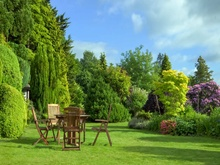
%> input picture FourierTransform/garden.jpg, 220 x 165 px, shrunk from 800 x 600 before the run
$ octave biaschk.m   (GNU Octave 9; MATLAB toolbox functions it lacks are replaced by stand-ins)
%> lines starting %> are read from the running program, lines starting %| are printed output that depends on the picture
clear all
close all
I=imread('garden.jpg');
%> I is the input picture: size 165x220x3 uint8; mean R, G, B 107.6, 138, 89.8
I = rgb2gray(I);
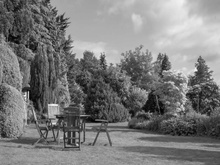
%> I: size 165x220 uint8; min 1, max 247, mean 123.4
index1 = 0;
index2 = 0;
%figure; image(I);colormap(gray);axis off
F = zeros(5,5);
%k = -1;l =2
for k=-2:1:2

    for l = -2:1:2
for a = 1:1:10
    for b = 1:1:10
         F(a,b) = exp((-i*2*pi)*(k*a/10+l*b/10));%
    end
end
% % figure;
% % imagesc(abs(log2(F)));colormap('gray');axis off;
index2=index2+1;
subplot(5,5,index2);
imagesc(abs(log2(F)));colormap('gray');axis off;

    end
end
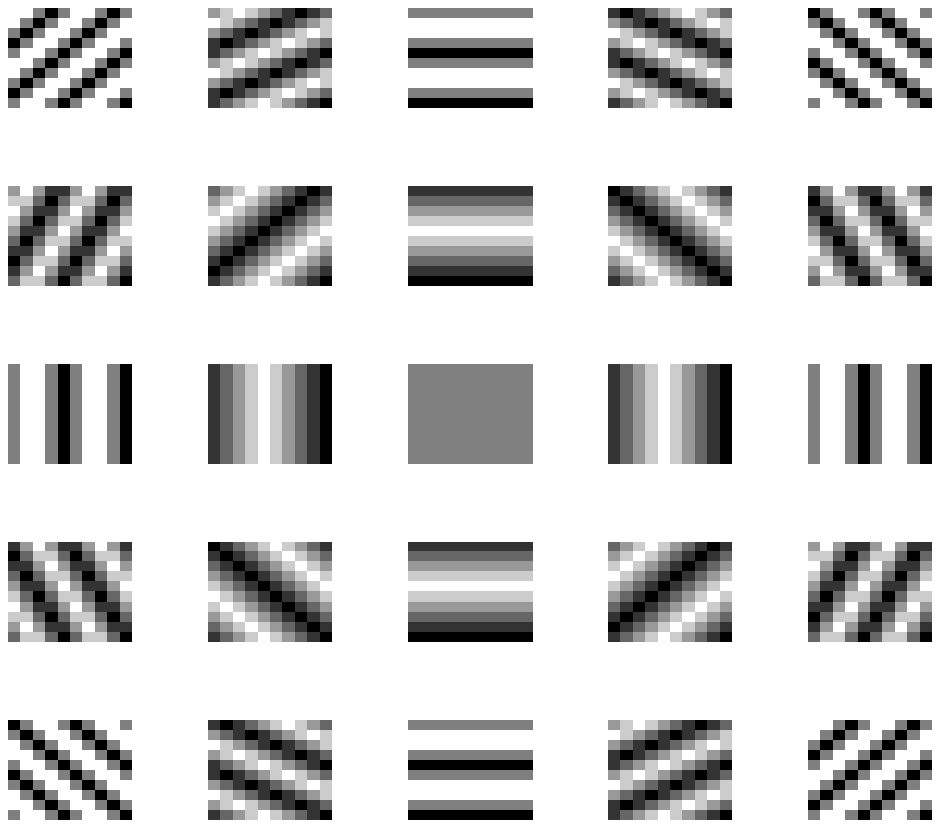
%> figure redrawn from the program's plot data, 25 panels

%image(abs(log2(F)));colormap('gray');axis off;

$ run again, with FourierTransform/art3.jpg copied over FourierTransform/garden.jpg
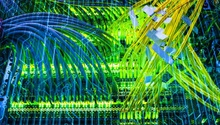
%> input picture FourierTransform/art3.jpg, 220 x 125 px, shrunk from 900 x 512 before the run
%> I is the input picture: size 125x220x3 uint8; mean R, G, B 57.7, 125.1, 73.8
%> `I = rgb2gray(I);`:
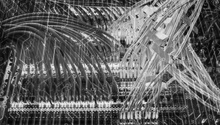
%> I: size 125x220 uint8; min 2, max 243, mean 99.1
